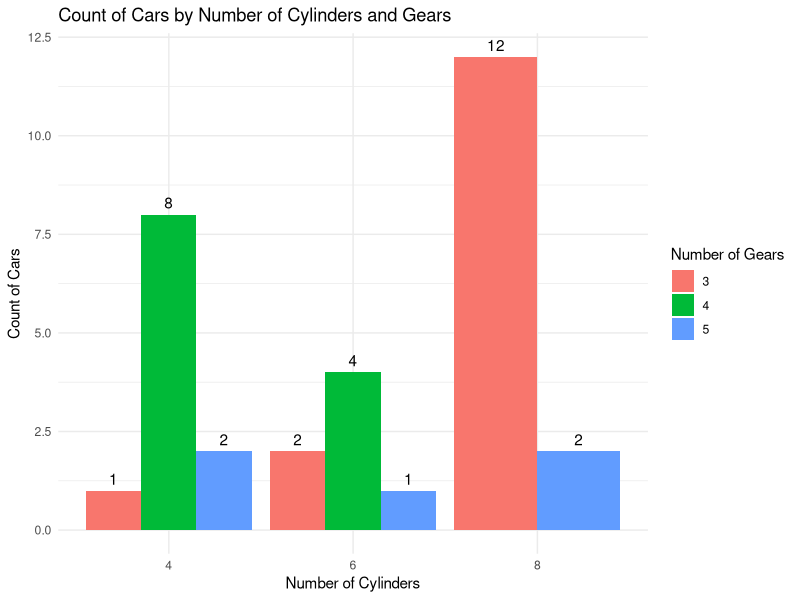
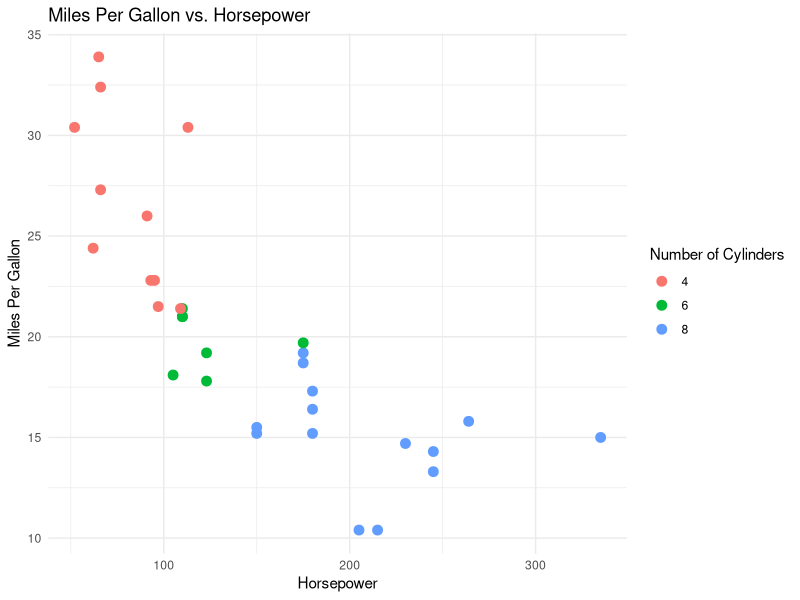
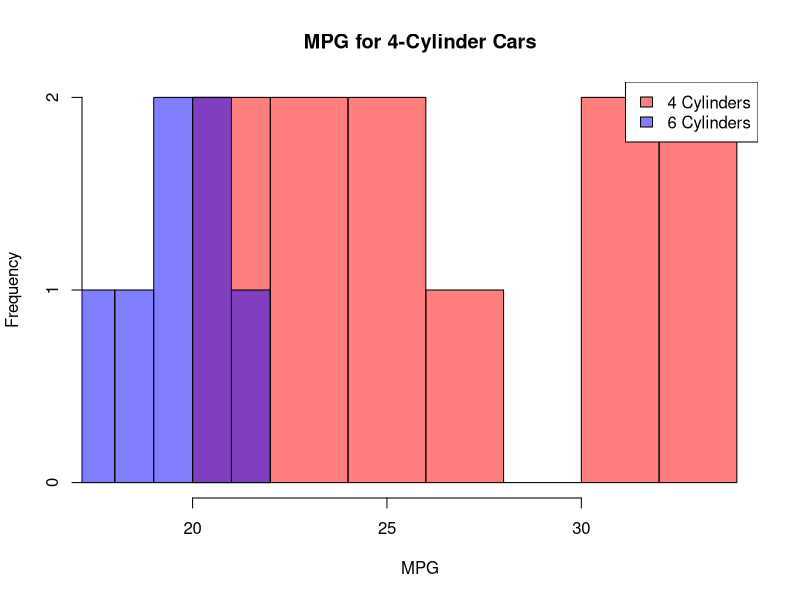
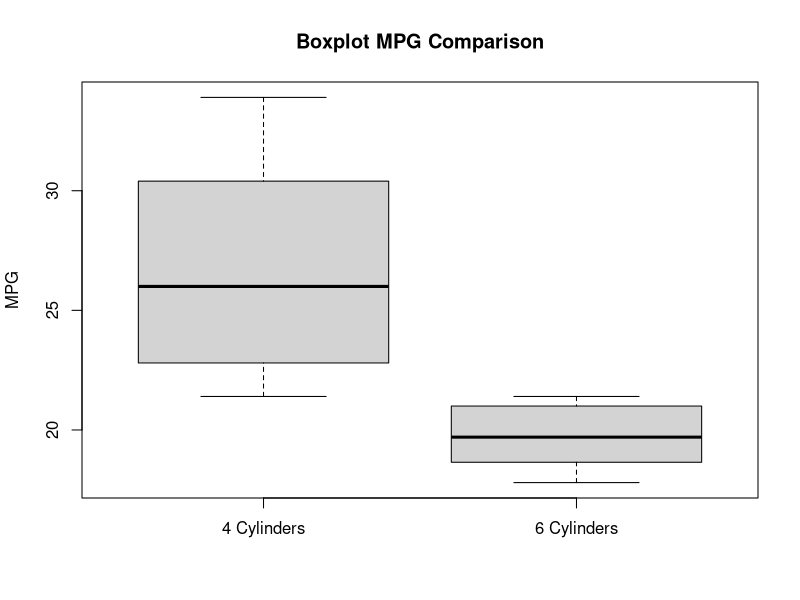
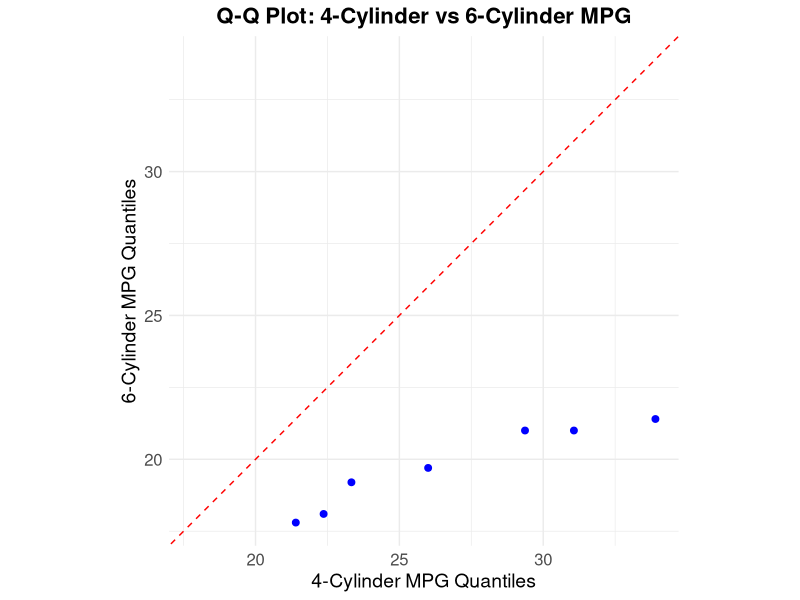

These figures' R source, in order:
## ---- chunk 1
#| label: load-packages
#| message: false
#| warning: false
#| echo: false
# options(repos = c(CRAN = "https://cran.rstudio.com/"))

# Suppress messages and warnings
suppressMessages(suppressWarnings({
  # capture.output(install.packages("e1071", quiet = TRUE))
  library(tidyverse)
  library(e1071)
}))
## ---- chunk 2
#| label: data-preparation
#| echo: false
#| message: false
# View the structure of the cars dataset
str(mtcars)

## ---- chunk 3
#| label: summary
#| echo: false
#| message: false
# Summarize each variable in the dataset
summary(mtcars)
## ---- chunk 4
#| label: plot-counts
#| echo: false
#| message: false
#| fig-cap: "Cars by gears and cylinders"
# Create a bar plot to visualize the count of cars with different numbers of 
# cylinders
ggplot(mtcars, aes(x = factor(cyl), fill = factor(gear))) +
  geom_bar(position = "dodge") +
  geom_text(stat = "count", aes(label = after_stat(count)), vjust = -0.5, position = position_dodge(0.9)) +
  labs(
    title = "Count of Cars by Number of Cylinders and Gears",
    x = "Number of Cylinders",
    y = "Count of Cars",
    fill = "Number of Gears"
  ) +
  theme_minimal()
## ---- chunk 5
#| label: plot-mtcars
#| echo: false
#| message: false
#| fig-cap: "mpg v.s hp"
# Create a scatter plot of mpg vs. hp, colored by the number of cylinders
ggplot(mtcars, aes(x = hp, y = mpg, color = factor(cyl))) +
  geom_point(size = 3) +
  labs(
    title = "Miles Per Gallon vs. Horsepower",
    x = "Horsepower",
    y = "Miles Per Gallon",
    color = "Number of Cylinders"
  ) +
  theme_minimal()

# On this graph the x contains the horse power, y the miles per galon and 
# the color is the number of cilinders
## ---- chunk 6
#| label: histograms
#| echo: false
#| message: false
#| fig-cap: "Histogram 4-cylinder vs 6-cylinder"

# Extract the mpg values for cars with 4 and 6 cylinders
mpg_4_cyl <- mtcars$mpg[mtcars$cyl == 4]
mpg_6_cyl <- mtcars$mpg[mtcars$cyl == 6]

# Histograms
hist(mpg_4_cyl, main = "MPG for 4-Cylinder Cars", xlim = range(c(mpg_4_cyl, mpg_6_cyl)), col = rgb(1, 0, 0, 0.5), xlab = "MPG")
hist(mpg_6_cyl, main = "MPG for 6-Cylinder Cars", xlim = range(c(mpg_4_cyl, mpg_6_cyl)), col = rgb(0, 0, 1, 0.5), add = TRUE)
legend("topright", legend = c("4 Cylinders", "6 Cylinders"), fill = c(rgb(1, 0, 0, 0.5), rgb(0, 0, 1, 0.5)))
## ---- chunk 7
#| label: boxplot
#| echo: false
#| message: false
#| fig-cap: "Boxplot 4-cylinder vs 6 cylinder"

# Boxplot
boxplot(mpg_4_cyl, mpg_6_cyl, names = c("4 Cylinders", "6 Cylinders"), main = "Boxplot MPG Comparison", ylab = "MPG")
## ---- chunk 8
#| label: q-q plot
#| echo: false
#| message: false
#| fig-cap: "Q-Q Plot 4-cylinder vs 6 cylinder"


# Create quantiles
qq_data <- data.frame(
  sample1 = quantile(mpg_4_cyl, probs = seq(0, 1, length.out = min(length(mpg_4_cyl), length(mpg_6_cyl)))),
  sample2 = quantile(mpg_6_cyl, probs = seq(0, 1, length.out = min(length(mpg_4_cyl), length(mpg_6_cyl))))
)

# Calculate limits for the plot based on the data
plot_limits <- range(c(qq_data$sample1, qq_data$sample2))


# Generate the Q-Q plot using ggplot2
ggplot(qq_data, aes(sample1, sample2)) +
  geom_point(color = "blue", size = 2) +
  geom_abline(slope = 1, intercept = 0, color = "red", linetype = "dashed") +
  labs(
    title = "Q-Q Plot: 4-Cylinder vs 6-Cylinder MPG",
    x = "4-Cylinder MPG Quantiles",
    y = "6-Cylinder MPG Quantiles"
  ) +
  coord_fixed(ratio = 1, xlim = plot_limits, ylim = plot_limits) +
  theme_minimal() +
  theme(
    plot.title = element_text(hjust = 0.5, size = 16, face = "bold"),
    axis.title = element_text(size = 14),
    axis.text = element_text(size = 12)
  )
## ---- chunk 9
#| label: skewness and kurtosis
#| echo: true
#| message: false
# Calculate skewness and kurtosis for mpg_4_cyl
skewness_4_cyl <- skewness(mpg_4_cyl)
kurtosis_4_cyl <- kurtosis(mpg_4_cyl)

# Calculate skewness and kurtosis for mpg_6_cyl
skewness_6_cyl <- skewness(mpg_6_cyl)
kurtosis_6_cyl <- kurtosis(mpg_6_cyl)

# Print the results
cat("Skewness for mpg_4_cyl:", skewness_4_cyl, "\n")
cat("Kurtosis for mpg_4_cyl:", kurtosis_4_cyl, "\n")
cat("Skewness for mpg_6_cyl:", skewness_6_cyl, "\n")
cat("Kurtosis for mpg_6_cyl:", kurtosis_6_cyl, "\n")
## ---- chunk 10
#| label: shapiro wilk
#| echo: true
#| message: false
# Perform Shapiro-Wilk normality test
shapiro.test(mpg_4_cyl)
shapiro.test(mpg_6_cyl)
## ---- chunk 11
#| label: welchs test
#| echo: true
#| message: false
## Extract the mpg values for cars with 4 and 6 cylinders
mpg_4_cyl <- mtcars$mpg[mtcars$cyl == 4]
mpg_6_cyl <- mtcars$mpg[mtcars$cyl == 6]

## Perform Welch's t-test
t_test_result <- t.test(mpg_4_cyl, mpg_6_cyl, var.equal = FALSE)
t_test_result

## Extract confidence interval
conf_interval <- t_test_result$conf.int
conf_interval

## ---- chunk 12
#| label: satterthwaite-dof
#| echo: true
#| message: false
#| warning: false

# Sample sizes
n1 <- length(mpg_4_cyl)
n2 <- length(mpg_6_cyl)

# Sample variances

s1_sq <- var(mpg_4_cyl)
s2_sq <- var(mpg_6_cyl)

# Satterthwaite degrees of freedom
numerator <- (s1_sq / n1 + s2_sq / n2)^2
denominator <- ((s1_sq / n1)^2 / (n1 - 1)) + ((s2_sq / n2)^2 / (n2 - 1))
df <- numerator / denominator

# Print the result
df
